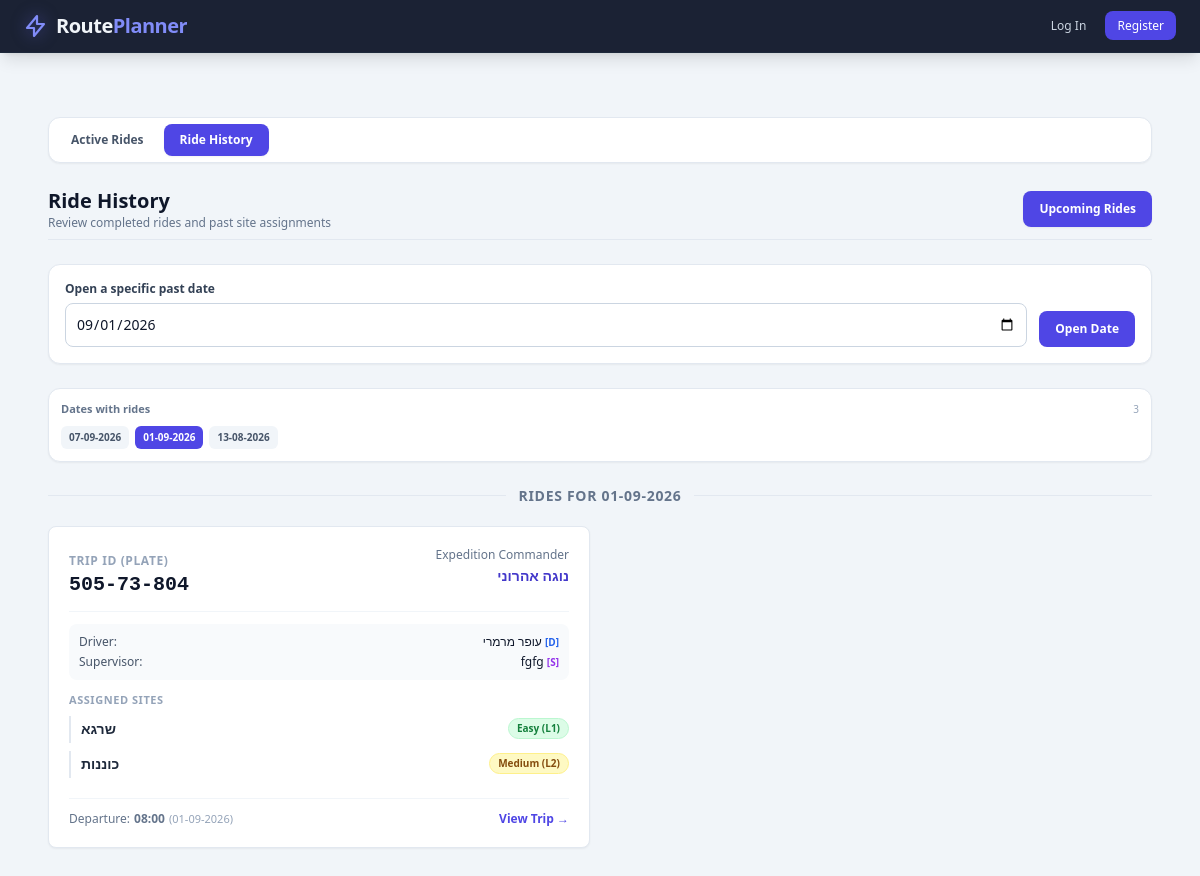
The app's page /trips/?view=history&date=2026-09-01 with its own data.
### app/models.py (models this page shows, shortened)
class Trip(db.Model):
    __tablename__ = 'trips'
    is_draft = db.Column(db.Boolean, default=False, nullable=False)
    user_id = db.Column(db.String(50), db.ForeignKey('users.id'), nullable=False)
    id = db.Column(db.Integer, primary_key=True, autoincrement=True)
    car_license_plate = db.Column(db.String(20), db.ForeignKey('cars.license_plate'), nullable=False)
    commander = db.Column(db.String(100), nullable=False)
    driver = db.Column(db.String(100), nullable=False)
    supervisor = db.Column(db.String(100), nullable=False)
    passengers = db.Column(db.Text, nullable=True)
    departure_date = db.Column(db.Date, nullable=False, default=date.today)
    departure_time = db.Column(db.String(10), nullable=False)
    est_duration = db.Column(db.Float, nullable=True)
    notes = db.Column(db.Text, nullable=True)
    created_at = db.Column(db.DateTime, default=datetime.utcnow, nullable=False)
    car = db.relationship('Car', backref=db.backref('trips', lazy=True))
    assigned_sites = db.relationship('TripSite', backref='trip', cascade="all, delete-orphan")

class TripSite(db.Model):
    __tablename__ = 'trip_sites'
    id = db.Column(db.Integer, primary_key=True, autoincrement=True)
    trip_id = db.Column(db.Integer, db.ForeignKey('trips.id'), nullable=False)
    site_name = db.Column(db.String(150), nullable=False)
    difficulty = db.Column(db.String(50), nullable=True)
    work_description = db.Column(db.Text, nullable=True)

### app/routes/trips.py (the view, shortened to what this page needs)
@trips_bp.route('/', methods=['GET'])
def list_trips():
    selected_view = request.args.get('view', 'all')
    today = date.today()
    upcoming_end = today + timedelta(days=6)
    history_start = today - timedelta(days=7)
    selected_date = None
    ride_dates = []
    if selected_view == 'drafts':
        if not current_user.is_authenticated or current_user.used_invitation_code != "NORTH-ADMIN":
            flash("Permission denied. Only admin users can view drafts.", "danger")
            return redirect(url_for('trips.list_trips', view='all'))
        rides = Trip.query.filter(
            Trip.is_draft == True
        ).order_by(Trip.departure_date.asc(), Trip.departure_time.asc()).all()
    elif selected_view == 'history':
        date_value = request.args.get('date')
        if date_value:
            try:
                selected_date = datetime.strptime(date_value, '%Y-%m-%d').date()
            except ValueError:
                flash("Invalid history date. Showing the previous seven days.", "warning")
        if selected_date:
            rides = Trip.query.filter(
                Trip.is_draft == False,
                Trip.departure_date == selected_date,
                Trip.departure_date < today
            ).order_by(Trip.departure_time.desc()).all()
        else:
            rides = Trip.query.filter(
                Trip.is_draft == False,
                Trip.departure_date >= history_start,
                Trip.departure_date < today
            ).order_by(Trip.departure_date.desc(), Trip.departure_time.desc()).all()
    elif current_user.is_authenticated:
        selected_view = 'all'
        rides = Trip.query.filter(
            Trip.is_draft == False,
            Trip.departure_date >= today,
        ).order_by(Trip.departure_date.asc(), Trip.departure_time.asc()).all()
    if selected_view == 'history':
        ride_dates = [row[0] for row in db.session.query(Trip.departure_date).filter(
            Trip.is_draft == False,
            Trip.departure_date < today
        ).distinct().order_by(Trip.departure_date.desc()).all()]
    return render_template(
        'trips.html',
        rides=rides,
        selected_view=selected_view,
        today=today,
        ride_dates=ride_dates,
        history_last_date=(today - timedelta(days=1)).isoformat(),
        calendar_date=(selected_date or (today - timedelta(days=1))).isoformat()
    )

### app/templates/trips.HTML (shortened to what this page needs)
{% extends 'base.html' %}
{% block content %}
<div id="expedition-app" class="max-w-7xl mx-auto p-4 sm:p-6">
    <div id="page-list" class="space-y-6">
          <nav class="flex items-center gap-1 overflow-x-auto bg-white dark:bg-slate-800 p-1.5 rounded-xl border border-slate-200 dark:border-slate-700 shadow-sm" aria-label="Trip views">
                <a href="{{ url_for('trips.list_trips', view='all') }}"
                    class="px-4 py-2 rounded-lg text-xs font-semibold whitespace-nowrap transition {% if selected_view == 'all' %}bg-indigo-600 text-white shadow-sm{% else %}text-slate-600 dark:text-slate-300 hover:bg-slate-100 dark:hover:bg-slate-700{% endif %}"
                    data-en="Active Rides" data-he="נסיעות פעילות">Active Rides</a>
                <a href="{{ url_for('trips.list_trips', view='history') }}"
                    class="px-4 py-2 rounded-lg text-xs font-semibold whitespace-nowrap transition {% if selected_view == 'history' %}bg-indigo-600 text-white shadow-sm{% else %}text-slate-600 dark:text-slate-300 hover:bg-slate-100 dark:hover:bg-slate-700{% endif %}"
                    data-en="Ride History" data-he="היסטוריית נסיעות">Ride History</a>
          </nav>
        <div class="flex justify-between items-center pb-2 border-b border-slate-200 dark:border-slate-700">
            <div>
            {% if selected_view == 'drafts' %}
            <h2 class="text-xl font-bold text-slate-900 dark:text-slate-100" data-en="Draft Rides" data-he="טיוטות נסיעות">Draft Rides</h2>
            <p class="text-xs text-slate-500 dark:text-slate-400" data-en="Review and manage unpublished rides" data-he="צפייה וניהול נסיעות שלא פורסמו">Review and manage unpublished rides</p>
            {% elif selected_view == 'history' %}
            <h2 class="text-xl font-bold text-slate-900 dark:text-slate-100" data-en="Ride History" data-he="היסטוריית נסיעות">Ride History</h2>
            <p class="text-xs text-slate-500 dark:text-slate-400" data-en="Review completed rides and past site assignments" data-he="צפייה בנסיעות שהסתיימו ובמשימות עבר">Review completed rides and past site assignments</p>
            {% endif %}
            </div>
            {% if selected_view == 'history' %}
            <a href="{{ url_for('trips.list_trips', view='all') }}" class="inline-flex items-center gap-2 bg-indigo-600 hover:bg-indigo-700 active:bg-indigo-800 text-white text-xs font-semibold px-4 py-2.5 rounded-lg shadow-sm transition cursor-pointer">
                <span data-en="Upcoming Rides" data-he="נסיעות קרובות">Upcoming Rides</span>
            </a>
            {% endif %}
        </div>
        {% if selected_view in ['history', 'mine'] %}
        <form action="{{ url_for('trips.list_trips') }}" method="GET" class="flex flex-col sm:flex-row sm:items-end gap-3 bg-white dark:bg-slate-800 p-4 rounded-xl border border-slate-200 dark:border-slate-700 shadow-sm">
            <div class="flex-1">
                {% if selected_view == 'history' %}
                <label for="history-date" class="block text-xs font-semibold text-slate-700 dark:text-slate-300 mb-1.5" data-en="Open a specific past date" data-he="פתח תאריך עבר מסוים">Open a specific past date</label>
                <input id="history-date" type="date" name="date" value="{{ request.args.get('date', '') }}" max="{{ history_last_date }}" class="w-full text-sm p-2.5 rounded-lg border border-slate-300 dark:border-slate-600 bg-white dark:bg-slate-900 text-slate-900 dark:text-slate-100 focus:ring-2 focus:ring-indigo-500 outline-none">
                {% endif %}
            </div>
            <button type="submit" class="px-4 py-2.5 rounded-lg bg-indigo-600 hover:bg-indigo-700 text-white text-xs font-semibold" data-en="Open Date" data-he="פתח תאריך">Open Date</button>
        </form>
        <div class="mt-3 bg-white dark:bg-slate-800 p-3 rounded-xl border border-slate-200 dark:border-slate-700 shadow-sm">
            <div class="flex items-center justify-between gap-3 mb-2">
                <p class="text-[11px] font-semibold text-slate-500 dark:text-slate-400" data-en="Dates with rides" data-he="תאריכים עם נסיעות">Dates with rides</p>
                <span class="text-[10px] text-slate-400 dark:text-slate-500">{{ ride_dates|length }}</span>
            </div>
            <div class="max-h-28 overflow-y-auto pr-1">
            <div class="flex flex-wrap gap-1.5">
                {% for ride_date in ride_dates %}
                <a href="{{ url_for('trips.list_trips', view=selected_view, date=ride_date.isoformat()) }}" class="px-2 py-1 rounded-md text-[10px] font-semibold transition {% if request.args.get('date') == ride_date.isoformat() %}bg-indigo-600 text-white{% else %}bg-slate-100 dark:bg-slate-700 text-slate-600 dark:text-slate-300 hover:bg-indigo-100 dark:hover:bg-indigo-900/50{% endif %}" title="{{ ride_date.strftime('%d-%m-%Y') }}">
                    {{ ride_date.strftime('%d-%m-%Y') }}
                </a>
                {% else %}
                <span class="text-[11px] text-slate-400 dark:text-slate-500" data-en="No other dates with rides" data-he="אין תאריכים נוספים עם נסיעות">No other dates with rides</span>
                {% endfor %}
            </div>
            </div>
        </div>
        {% endif %}
        <div class="grid grid-cols-1 sm:grid-cols-2 xl:grid-cols-3 gap-4 sm:gap-5">
            {% set date_state = namespace(value='__unset__') %}
           {% for ride in rides %}
{% set ride_date = ride.departure_date|string if ride.departure_date else 'no-date' %}
{% if ride_date != date_state.value %}
            <div class="col-span-full flex items-center gap-3 pt-2 first:pt-0">
                <div class="h-px flex-1 bg-slate-200 dark:bg-slate-700"></div>
                <h3 class="text-sm font-bold uppercase tracking-wider text-slate-500 dark:text-slate-400 whitespace-nowrap">
                    {% if ride.departure_date %}
                    <span data-en="Rides for {{ ride.departure_date.strftime('%d-%m-%Y') }}" data-he="נסיעות בתאריך {{ ride.departure_date.strftime('%d-%m-%Y') }}">Rides for {{ ride.departure_date.strftime('%d-%m-%Y') }}</span>
                    {% else %}
                    <span data-en="Date not set" data-he="תאריך לא הוגדר">Date not set</span>
                    {% endif %}
                </h3>
                <div class="h-px flex-1 bg-slate-200 dark:bg-slate-700"></div>
            </div>
{% set date_state.value = ride_date %}
{% endif %}
<div class="bg-white dark:bg-slate-800 rounded-lg shadow-sm border border-slate-200 dark:border-slate-700 p-4 sm:p-5 hover:shadow-md transition flex flex-col justify-between">
    <div>
        <div class="flex flex-col gap-2 sm:flex-row sm:justify-between sm:items-start mb-3 pb-3 border-b border-slate-100 dark:border-slate-700">
            <div>
                <span class="text-xs font-semibold uppercase tracking-wider text-slate-400" data-en="Trip ID (Plate)" data-he="זיהוי נסיעה">Trip ID (Plate)</span>
                <h3 class="font-bold text-xl text-slate-900 dark:text-slate-100 font-mono">{{ ride.car_license_plate }}</h3>
            </div>
            <div class="text-left sm:text-right">
                <span class="text-xs text-slate-500 dark:text-slate-400 block" data-en="Expedition Commander" data-he="מפקד משלח">Expedition Commander</span>
                <span class="font-semibold text-sm text-indigo-700 dark:text-indigo-300">{{ ride.commander or 'N/A' }}</span>
            </div>
        </div>
        <div class="space-y-1 text-xs text-slate-600 dark:text-slate-300 mb-3 bg-slate-50 dark:bg-slate-900/60 p-2.5 rounded-lg">
            <div class="flex flex-wrap items-center justify-between gap-x-3 gap-y-1">
                <span data-en="Driver:" data-he="נהג:">Driver:</span>
                <span class="font-medium text-slate-900 dark:text-slate-100">{{ ride.driver or 'N/A' }} <span class="text-[10px] text-blue-600 dark:text-blue-400 font-bold">[D]</span></span>
            </div>
            <div class="flex flex-wrap items-center justify-between gap-x-3 gap-y-1">
                <span data-en="Supervisor:" data-he="מפקד משימה:">Supervisor:</span>
                <span class="font-medium text-slate-900 dark:text-slate-100">{{ ride.supervisor or 'N/A' }} <span class="text-[10px] text-purple-600 dark:text-purple-400 font-bold">[S]</span></span>
            </div>
        </div>
<div class="space-y-2 mb-3">
    <p class="text-[11px] font-bold text-slate-400 dark:text-slate-500 uppercase tracking-wider" data-en="Assigned Sites" data-he="אתרים מתוכננים">Assigned Sites</p>
    {% if ride.assigned_sites %}
        {% for site in ride.assigned_sites %}
        {% set level = site.difficulty | lower if site.difficulty else '' %}
        {% if 'l4' in level or 'hard' in level %}
            {% set badge_cls = 'bg-orange-100 text-orange-800 border-orange-200' %}
        {% elif 'l3' in level or 'high' in level %}
            {% set badge_cls = 'bg-amber-100 text-amber-800 border-amber-200' %}
        {% elif 'l2' in level or 'medium' in level %}
            {% set badge_cls = 'bg-yellow-100 text-yellow-800 border-yellow-200' %}
        {% elif 'l1' in level or 'easy' in level %}
            {% set badge_cls = 'bg-green-100 text-green-700 border-green-200' %}
        {% else %}
            {% set badge_cls = 'bg-slate-100 text-slate-700 border-slate-200' %}
        {% endif %}
        <div class="border-l-2 border-slate-200 dark:border-slate-700 pl-2.5 py-0.5">
            <div class="flex flex-wrap justify-between items-center gap-2 mb-0.5">
                <h4 class="font-bold text-sm text-slate-800 dark:text-slate-100 break-words">{{ site.site_name }}</h4>
                <span class="{{ badge_cls }} border text-[10px] px-2 py-0.5 rounded-full font-semibold">
                    {{ site.difficulty or 'Standard' }}
                </span>
            </div>
        </div>
        {% endfor %}
    {% else %}
        <p class="text-xs text-slate-400 dark:text-slate-500 italic" data-en="No specific sites assigned." data-he="לא הוגדרו אתרים ספציפיים.">No specific sites assigned.</p>
    {% endif %}
</div>
    </div>
    <div class="border-t border-slate-100 dark:border-slate-700 pt-3 flex flex-col sm:flex-row sm:justify-between sm:items-center gap-2 text-xs mt-2">
        <div class="text-slate-500 dark:text-slate-400 flex flex-wrap items-center gap-x-1 gap-y-0.5">
            <span data-en="Departure: " data-he="יציאה: ">Departure: </span><strong>{{ ride.departure_time or 'N/A' }}</strong>
            {% if ride.departure_date %}
                <span class="text-[11px] text-slate-400 dark:text-slate-500">({{ ride.departure_date.strftime('%d-%m-%Y') }})</span>
            {% endif %}
        </div>
        <div class="flex flex-wrap items-center gap-x-3 gap-y-1">
            <a href="{{ url_for('trips.view_trip', trip_id=ride.id) }}" class="text-indigo-600 dark:text-indigo-400 hover:text-indigo-800 dark:hover:text-indigo-300 font-semibold" data-en="View Trip &rarr;" data-he="הצג נסיעה &rarr;">View Trip &rarr;</a>
        </div>
    </div>
</div>
{% endfor %}
        </div>
    </div>
</div>
{% endblock %}

### records on screen
Trip: departure_date "01-09-2026", car_license_plate "505-73-804", commander "נוגה אהרוני", driver "עופר מרמרי", supervisor "fgfg", departure_time "08:00"
TripSite: site_name "שרגא", difficulty "Easy (L1)"
TripSite: site_name "כוננות", difficulty "Medium (L2)"

### other values on screen
{{ ride_dates|length }} "3"
{{ ride_date.strftime('%d-%m-%Y') }} "07-09-2026" "01-09-2026" "13-08-2026"
